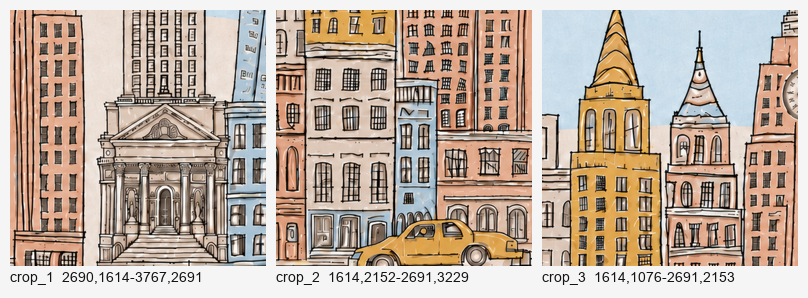
#> input picture tasks/improve/_genstyled_refs/contact-sheet.png, 808 x 298 px
$ python style_packet.py --image ../tasks/improve/_genstyled_refs/contact-sheet.png --out-dir out
#> lines starting #> are read from the running program, lines starting #| are printed output that depends on the picture
#!/usr/bin/env python3
"""Auto-extract style-reference crops from a finished illustration.

LAW: reference beats prose. To drive image-gen toward an existing art style,
feed it actual in-style crops of a finished piece rather than a worded
description. This picks N varied, content-rich crops from one source image so
they can be handed to a generator as style references.

Method
------
* Grid-sample many candidate crops across the image (a dense grid of fixed-size
  windows). The crop size is a fraction of the short edge so it scales with the
  source.
* Score every candidate by visual interest = edge density + colour variance.
  Near-white / flat-sky crops score ~0 and are skipped via a coverage floor.
* Drop any candidate overlapping an --avoid box (keep-clear / dieline regions).
* Greedily keep the highest-scoring crops while enforcing spatial spread (a
  light overlap cap) so the N crops sample different parts of the artwork
  instead of clustering on one busy corner.
* Save crop_1..N.png plus a contact-sheet.png and print each bbox.

Deps: PIL, numpy (both already in the existing venv).

CLI
---
python3 scripts/style_packet.py --image IMG --out-dir DIR [--n 6]
        [--avoid x0,y0,x1,y1 ...] [--crop-frac 0.28] [--seed 0]
"""
from __future__ import annotations

import argparse
import sys
from pathlib import Path

import numpy as np
from PIL import Image, ImageDraw, ImageFont, ImageFilter


def parse_box(s: str):
    parts = [int(round(float(x))) for x in s.replace(" ", "").split(",")]
    if len(parts) != 4:
        raise argparse.ArgumentTypeError(f"--avoid box must be x0,y0,x1,y1 (got {s!r})")
    x0, y0, x1, y1 = parts
    return (min(x0, x1), min(y0, y1), max(x0, x1), max(y0, y1))


def iou(a, b):
    ax0, ay0, ax1, ay1 = a
    bx0, by0, bx1, by1 = b
    ix0, iy0 = max(ax0, bx0), max(ay0, by0)
    ix1, iy1 = min(ax1, bx1), min(ay1, by1)
    iw, ih = max(0, ix1 - ix0), max(0, iy1 - iy0)
    inter = iw * ih
    if inter == 0:
        return 0.0
    area_a = (ax1 - ax0) * (ay1 - ay0)
    area_b = (bx1 - bx0) * (by1 - by0)
    return inter / float(area_a + area_b - inter)


def overlaps(a, b):
    """True if rectangles share any area at all."""
    ax0, ay0, ax1, ay1 = a
    bx0, by0, bx1, by1 = b
    return not (ax1 <= bx0 or bx1 <= ax0 or ay1 <= by0 or by1 <= ay0)


def score_crop(rgb: np.ndarray, edge: np.ndarray, box):
    """Visual-interest score for a crop: edge density + colour variance."""
    x0, y0, x1, y1 = box
    sub = rgb[y0:y1, x0:x1].astype(np.float32)
    esub = edge[y0:y1, x0:x1].astype(np.float32)
    if sub.size == 0:
        return 0.0, 1.0
    # coverage = fraction of pixels that are NOT near-white (sky/page).
    nonwhite = (sub.min(axis=2) < 235).mean()
    edge_density = esub.mean() / 255.0
    colour_var = sub.std(axis=(0, 1)).mean() / 128.0  # ~0..1ish
    interest = 0.6 * edge_density + 0.4 * colour_var
    return interest, nonwhite


def main(argv=None):
    ap = argparse.ArgumentParser(description=__doc__,
                                 formatter_class=argparse.RawDescriptionHelpFormatter)
    ap.add_argument("--image", required=True)
    ap.add_argument("--out-dir", required=True)
    ap.add_argument("--n", type=int, default=6)
    ap.add_argument("--avoid", type=parse_box, nargs="*", default=[],
                    help="keep-clear boxes in source pixels: x0,y0,x1,y1")
    ap.add_argument("--crop-frac", type=float, default=0.28,
                    help="crop side as fraction of the image short edge")
    ap.add_argument("--min-coverage", type=float, default=0.45,
                    help="min non-white fraction to keep a crop")
    ap.add_argument("--max-overlap", type=float, default=0.30,
                    help="max IoU allowed between kept crops")
    args = ap.parse_args(argv)

    src = Path(args.image)
    if not src.exists():
        print(f"ERROR: image not found: {src}", file=sys.stderr)
        return 2
    out = Path(args.out_dir)
    out.mkdir(parents=True, exist_ok=True)

    img = Image.open(src).convert("RGB")
#> img is the input picture: PIL image 808x298 RGB; mean R, G, B 187.1, 170.6, 157
    W, H = img.size
#> W = 808; H = 298
    rgb = np.asarray(img)
    edge = np.asarray(img.convert("L").filter(ImageFilter.FIND_EDGES))
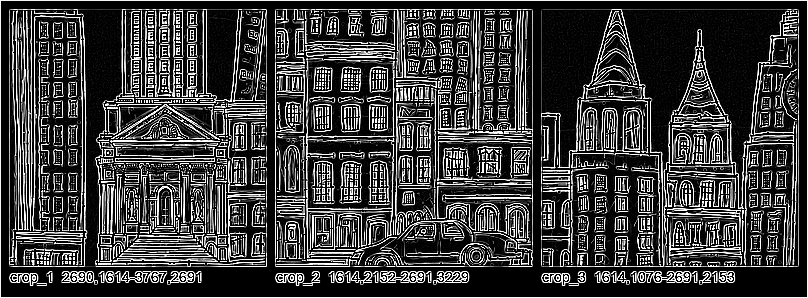
#> edge: shape (298, 808); min 0, max 255, mean 62.2

    short = min(W, H)
#> short = 298
    cs = max(32, int(round(short * args.crop_frac)))
#> cs = 83
    cs = min(cs, W, H)

    # Dense grid of candidate windows (50% step for overlap headroom).
    step = max(1, cs // 2)
#> step = 41
    cands = []
    for y0 in range(0, max(1, H - cs + 1), step):
        for x0 in range(0, max(1, W - cs + 1), step):
            box = (x0, y0, x0 + cs, y0 + cs)
            cands.append(box)
    # ensure right/bottom edges are represented
    for y0 in (0, H - cs):
        for x0 in (0, W - cs):
            box = (max(0, x0), max(0, y0), max(0, x0) + cs, max(0, y0) + cs)
            if box not in cands:
                cands.append(box)

    scored = []
    for box in cands:
        if any(overlaps(box, av) for av in args.avoid):
            continue
        interest, cov = score_crop(rgb, edge, box)
        if cov < args.min_coverage:
            continue
        scored.append((interest, box))
#> this loop made 111 passes
#> (nonwhite in score_crop, edge_density in score_crop, colour_var in score_crop, interest, cov) on passes 1 to 12: (0.773, 0.248, 0.51, 0.353, 0.773), (0.879, 0.152, 0.455, 0.273, 0.879), (0.878, 0.206, 0.466, 0.31, 0.878), (0.876, 0.315, 0.536, 0.403, 0.876), (0.877, 0.209, 0.464, 0.311, 0.877), (0.773, 0.172, 0.415, 0.27, 0.773), (0.772, 0.25, 0.519, 0.357, 0.772), (0.877, 0.264, 0.509, 0.362, 0.877), (0.876, 0.287, 0.509, 0.376, 0.876), (0.877, 0.291, 0.523, 0.383, 0.877), (0.878, 0.27, 0.51, 0.366, 0.878), (0.858, 0.255, 0.483, 0.346, 0.858)
#> pass 1, in score_crop, `sub = rgb[y0:y1, x0:x1].astype(np.float32)`:
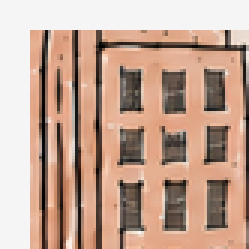
#> sub: shape (83, 83, 3) float32 (shown 3 times larger); mean R, G, B 194.6, 163.9, 147.1
#> pass 1, in score_crop, `esub = edge[y0:y1, x0:x1].astype(np.float32)`:
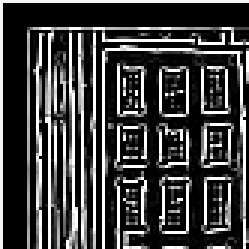
#> esub: shape (83, 83) float32 (shown 3 times larger); min 0, max 255, mean 63.3
#> after the loop, scored = 111 items
    scored.sort(key=lambda t: t[0], reverse=True)

    kept = []
    for interest, box in scored:
        if len(kept) >= args.n:
            break
        if all(iou(box, kb) <= args.max_overlap for _, kb in kept):
            kept.append((interest, box))
#> this loop made 13 passes
#> (interest, box) on passes 1, 6, 7, 8, 9, 10, 11, 12, 13: (0.424, (123, 205, 206, 288)), (0.406, (656, 164, 739, 247)), (0.403, (82, 205, 165, 288)), (0.403, (123, 0, 206, 83)), (0.401, (328, 205, 411, 288)), (0.4, (123, 41, 206, 124)), (0.399, (369, 41, 452, 124)), (0.398, (656, 123, 739, 206)), (0.397, (369, 82, 452, 165))
#> (interest, box) on passes 2 to 3: (0.415, (656, 205, 739, 288)), (0.408, (287, 205, 370, 288))

    # Relax the spread constraint only if the grid was too sparse to fill N.
    if len(kept) < args.n:
        for interest, box in scored:
            if len(kept) >= args.n:
                break
            if box not in [b for _, b in kept]:
                kept.append((interest, box))

    if not kept:
        print("ERROR: no content-rich crops found (image too flat/white?)",
              file=sys.stderr)
        return 1

    print(f"image={src.name} size={W}x{H} crop={cs}px candidates={len(cands)} "
          f"kept={len(kept)}/{args.n}")
#| image=contact-sheet.png size=808x298 crop=83px candidates=111 kept=6/6
    crop_paths = []
    bboxes = []
    for i, (interest, box) in enumerate(kept, 1):
        x0, y0, x1, y1 = box
        crop = img.crop(box)
        p = out / f"crop_{i}.png"
        crop.save(p)
        crop_paths.append(p)
        bboxes.append(box)
        print(f"  crop_{i}: bbox=({x0},{y0},{x1},{y1}) "
              f"size={x1-x0}x{y1-y0} interest={interest:.3f}")
#> this loop made 6 passes
#> (interest, box) on passes 1 to 6: (0.424, (123, 205, 206, 288)), (0.415, (656, 205, 739, 288)), (0.408, (287, 205, 370, 288)), (0.403, (123, 0, 206, 83)), (0.399, (369, 41, 452, 124)), (0.398, (656, 123, 739, 206))
#|   crop_1: bbox=(123,205,206,288) size=83x83 interest=0.424
#|   crop_2: bbox=(656,205,739,288) size=83x83 interest=0.415
#|   crop_3: bbox=(287,205,370,288) size=83x83 interest=0.408
#|   crop_4: bbox=(123,0,206,83) size=83x83 interest=0.403
#|   crop_5: bbox=(369,41,452,124) size=83x83 interest=0.399
#|   crop_6: bbox=(656,123,739,206) size=83x83 interest=0.398
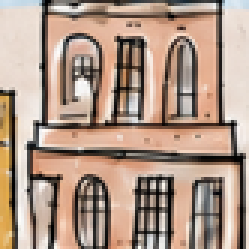
#> crop: PIL image 83x83 RGB (shown 3 times larger); mean R, G, B 173.8, 150, 134.1

    # Contact sheet: thumbnails in a row-major grid with index labels.
    n = len(crop_paths)
    cols = min(3, n)
    rows = (n + cols - 1) // cols
    thumb = 256
    pad = 10
    cap = 22
    sheet_w = cols * thumb + (cols + 1) * pad
    sheet_h = rows * (thumb + cap) + (rows + 1) * pad
    sheet = Image.new("RGB", (sheet_w, sheet_h), (245, 245, 245))
#> sheet: PIL image 808x586 RGB; every value is 245
    draw = ImageDraw.Draw(sheet)
    try:
        font = ImageFont.truetype("/System/Library/Fonts/Supplemental/Arial.ttf", 14)
    except Exception:
        font = ImageFont.load_default()
    for idx, (p, box) in enumerate(zip(crop_paths, bboxes)):
        r, c = divmod(idx, cols)
        x = pad + c * (thumb + pad)
        y = pad + r * (thumb + cap + pad)
        t = Image.open(p).convert("RGB").resize((thumb, thumb))
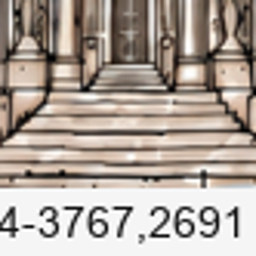
#> t: PIL image 256x256 RGB; mean R, G, B 174.7, 163.9, 155.1
        sheet.paste(t, (x, y))
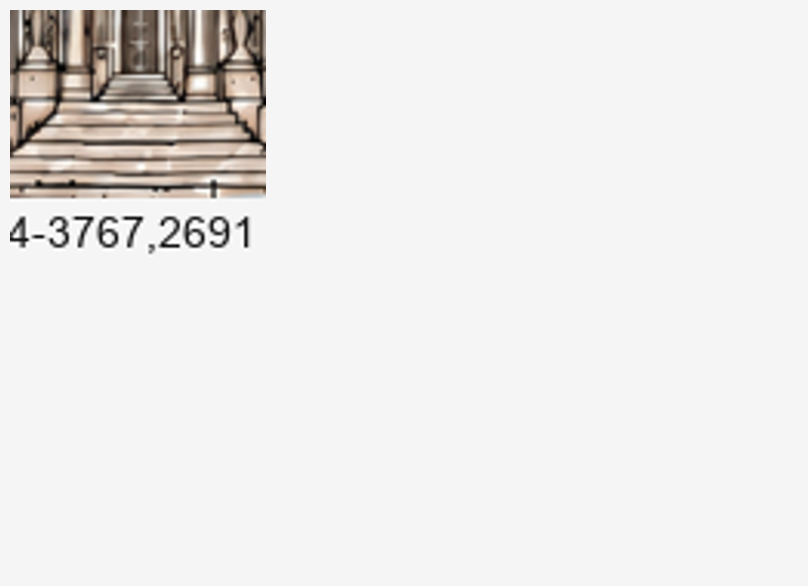
#> sheet: PIL image 808x586 RGB; mean R, G, B 235.3, 233.8, 232.6
        draw.text((x, y + thumb + 3),
                  f"crop_{idx+1}  {box[0]},{box[1]}-{box[2]},{box[3]}",
                  fill=(20, 20, 20), font=font)
    sheet_path = out / "contact-sheet.png"
    sheet.save(sheet_path)
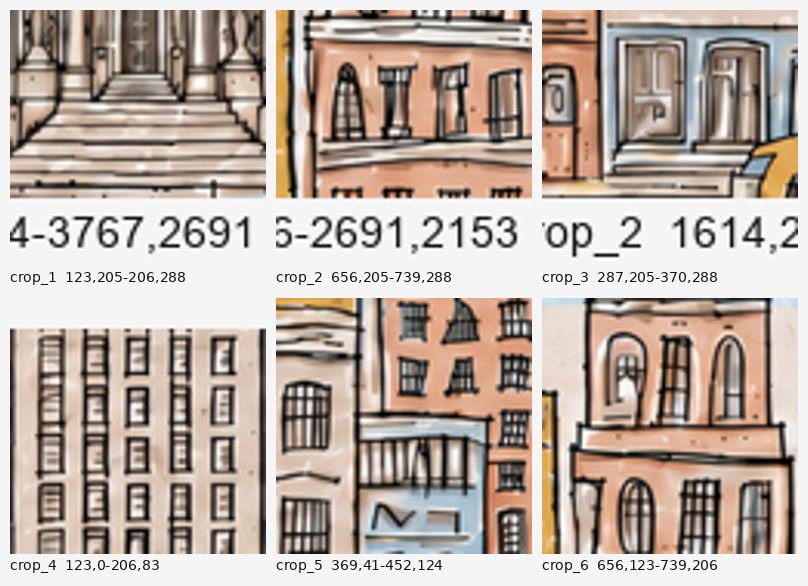
#> saved as contact-sheet.png: PIL image 808x586 RGB; mean R, G, B 185.1, 171.6, 162
    print(f"contact-sheet: {sheet_path}")
#| contact-sheet: out/contact-sheet.png
    return 0


if __name__ == "__main__":
    sys.exit(main())
#> (the program exits here)
